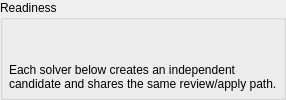
<?xml version='1.0' encoding='utf-8'?>
<ui version="4.0">
 <class>OpticalPoseForm</class>
 <widget class="QGroupBox" name="readiness_group">
  <property name="componentBindings" stdset="0">
   <string>[["methods", "readiness_group", null]]</string>
  </property>
  <property name="title">
   <string>Readiness</string>
  </property>
  <layout class="QGridLayout" name="QGridLayout">
   <property name="leftMargin">
    <number>6</number>
   </property>
   <property name="topMargin">
    <number>6</number>
   </property>
   <property name="rightMargin">
    <number>6</number>
   </property>
   <property name="bottomMargin">
    <number>6</number>
   </property>
   <property name="spacing">
    <number>6</number>
   </property>
   <item row="0" column="0" rowspan="1" colspan="1">
    <widget class="OpticalPoseValue" name="readiness_values_state">
     <property name="componentBindings" stdset="0">
      <string>[["methods", "readiness_values", "state"]]</string>
     </property>
     <property name="toolTip">
      <string>From: optical pose owner snapshot</string>
     </property>
     <property name="displayLabel" stdset="0">
      <string>Pose state</string>
     </property>
    </widget>
   </item>
   <item row="0" column="1" rowspan="1" colspan="1">
    <widget class="OpticalPoseValue" name="readiness_values_operating_zoom">
     <property name="componentBindings" stdset="0">
      <string>[["methods", "readiness_values", "operating_zoom"]]</string>
     </property>
     <property name="toolTip">
      <string>From: optical pose owner snapshot</string>
     </property>
     <property name="displayLabel" stdset="0">
      <string>Operating zoom L/R</string>
     </property>
    </widget>
   </item>
   <item row="1" column="0" rowspan="1" colspan="1">
    <widget class="OpticalPoseValue" name="readiness_values_intrinsics">
     <property name="componentBindings" stdset="0">
      <string>[["methods", "readiness_values", "intrinsics"]]</string>
     </property>
     <property name="toolTip">
      <string>From: optical pose owner snapshot</string>
     </property>
     <property name="displayLabel" stdset="0">
      <string>Exact K,D</string>
     </property>
    </widget>
   </item>
   <item row="1" column="1" rowspan="1" colspan="1">
    <widget class="OpticalPoseValue" name="readiness_values_base_extrinsics">
     <property name="componentBindings" stdset="0">
      <string>[["methods", "readiness_values", "base_extrinsics"]]</string>
     </property>
     <property name="toolTip">
      <string>From: optical pose owner snapshot</string>
     </property>
     <property name="displayLabel" stdset="0">
      <string>Base R,t</string>
     </property>
    </widget>
   </item>
   <item row="2" column="0" rowspan="1" colspan="1">
    <widget class="OpticalPoseValue" name="readiness_values_mountain_uv">
     <property name="componentBindings" stdset="0">
      <string>[["methods", "readiness_values", "mountain_uv"]]</string>
     </property>
     <property name="toolTip">
      <string>From: optical pose owner snapshot</string>
     </property>
     <property name="displayLabel" stdset="0">
      <string>Mountain u,v</string>
     </property>
    </widget>
   </item>
   <item row="2" column="1" rowspan="1" colspan="1">
    <widget class="OpticalPoseValue" name="readiness_values_terrain">
     <property name="componentBindings" stdset="0">
      <string>[["methods", "readiness_values", "terrain"]]</string>
     </property>
     <property name="toolTip">
      <string>From: optical pose owner snapshot</string>
     </property>
     <property name="displayLabel" stdset="0">
      <string>Terrain GeoTIFF</string>
     </property>
    </widget>
   </item>
   <item row="3" column="0" rowspan="1" colspan="1">
    <widget class="OpticalPoseValue" name="readiness_values_target_reference">
     <property name="componentBindings" stdset="0">
      <string>[["methods", "readiness_values", "target_reference"]]</string>
     </property>
     <property name="toolTip">
      <string>From: optical pose owner snapshot</string>
     </property>
     <property name="displayLabel" stdset="0">
      <string>Target reference</string>
     </property>
    </widget>
   </item>
   <item row="3" column="1" rowspan="1" colspan="1">
    <widget class="OpticalPoseValue" name="readiness_values_yaw90_reference">
     <property name="componentBindings" stdset="0">
      <string>[["methods", "readiness_values", "yaw90_reference"]]</string>
     </property>
     <property name="toolTip">
      <string>From: optical pose owner snapshot</string>
     </property>
     <property name="displayLabel" stdset="0">
      <string>Mountain/Cloud 기준</string>
     </property>
    </widget>
   </item>
   <item row="4" column="0" rowspan="1" colspan="2">
    <widget class="QLabel" name="compactContract_5">
     <property name="styleObjectName" stdset="0">
      <string>compactContract</string>
     </property>
     <property name="text">
      <string>Each solver below creates an independent candidate and shares the same review/apply path.</string>
     </property>
     <property name="wordWrap">
      <bool>true</bool>
     </property>
    </widget>
   </item>
  </layout>
 </widget>
 <customwidgets>
  <customwidget>
   <class>OpticalPoseValue</class>
   <extends>QWidget</extends>
   <header>Workstation.workspace_views.optical_pose_parts.layouts</header>
  </customwidget>
 </customwidgets>
 <resources />
 <connections />
</ui>
